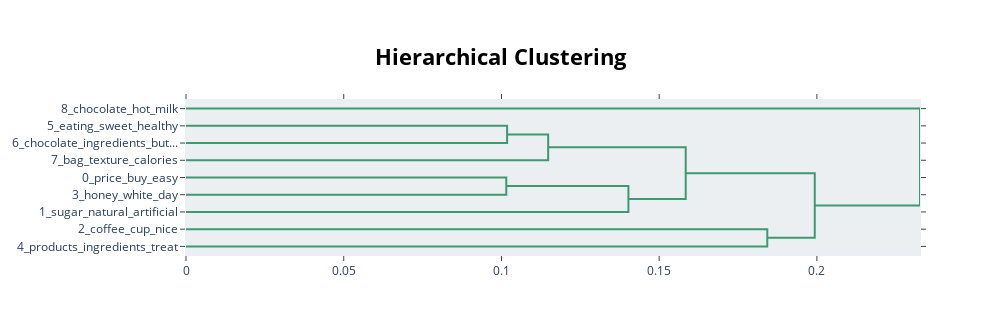

Write notebook code for a chart like this one.
### Code cell
topic_model.visualize_hierarchy(top_n_topics=10)

### Figure 1 — Plotly figure (JSON) as saved in the notebook; plotly's stock layout.template omitted (floating-point values rounded to 4 significant figures)
{"data": [{"hoverinfo": "text", "marker": {"color": "rgb(61,153,112)"}, "mode": "lines", "type": "scatter", "x": [0, 0.1018, 0.1018, 0], "xaxis": "x", "y": [-15, -15, -25, -25], "yaxis": "y"}, {"hoverinfo": "text", "marker": {"color": "rgb(61,153,112)"}, "mode": "lines", "type": "scatter", "x": [0.1018, 0.1148, 0.1148, 0], "xaxis": "x", "y": [-20, -20, -35, -35], "yaxis": "y"}, {"hoverinfo": "text", "marker": {"color": "rgb(61,153,112)"}, "mode": "lines", "type": "scatter", "x": [0, 0.1015, 0.1015, 0], "xaxis": "x", "y": [-45, -45, -55, -55], "yaxis": "y"}, {"hoverinfo": "text", "marker": {"color": "rgb(61,153,112)"}, "mode": "lines", "type": "scatter", "x": [0.1015, 0.1403, 0.1403, 0], "xaxis": "x", "y": [-50, -50, -65, -65], "yaxis": "y"}, {"hoverinfo": "text", "marker": {"color": "rgb(61,153,112)"}, "mode": "lines", "type": "scatter", "x": [0.1148, 0.1584, 0.1584, 0.1403], "xaxis": "x", "y": [-27.5, -27.5, -57.5, -57.5], "yaxis": "y"}, {"hoverinfo": "text", "marker": {"color": "rgb(61,153,112)"}, "mode": "lines", "type": "scatter", "x": [0, 0.1843, 0.1843, 0], "xaxis": "x", "y": [-75, -75, -85, -85], "yaxis": "y"}, {"hoverinfo": "text", "marker": {"color": "rgb(61,153,112)"}, "mode": "lines", "type": "scatter", "x": [0.1584, 0.1993, 0.1993, 0.1843], "xaxis": "x", "y": [-42.5, -42.5, -80, -80], "yaxis": "y"}, {"hoverinfo": "text", "marker": {"color": "rgb(61,153,112)"}, "mode": "lines", "type": "scatter", "x": [0, 0.2327, 0.2327, 0.1993], "xaxis": "x", "y": [-5, -5, -61.25, -61.25], "yaxis": "y"}], "layout": {"autosize": false, "height": 335, "hoverlabel": {"bgcolor": "white", "font": {"family": "Rockwell", "size": 16}}, "hovermode": "closest", "plot_bgcolor": "#ECEFF1", "showlegend": false, "title": {"font": {"color": "Black", "size": 22}, "text": "<b>Hierarchical Clustering</b>", "x": 0.5, "xanchor": "center", "yanchor": "top"}, "width": 1000, "xaxis": {"mirror": "allticks", "rangemode": "tozero", "showgrid": false, "showline": true, "showticklabels": true, "ticks": "outside", "type": "linear", "zeroline": false}, "yaxis": {"mirror": "allticks", "range": [-90, 0], "rangemode": "tozero", "showgrid": false, "showline": true, "showticklabels": true, "tickmode": "array", "ticks": "outside", "ticktext": ["8_chocolate_hot_milk", "5_eating_sweet_healthy", "6_chocolate_ingredients_but...", "7_bag_texture_calories", "0_price_buy_easy", "3_honey_white_day", "1_sugar_natural_artificial", "2_coffee_cup_nice", "4_products_ingredients_treat"], "tickvals": [-5, -15, -25, -35, -45, -55, -65, -75, -85], "type": "linear", "zeroline": false}}}
